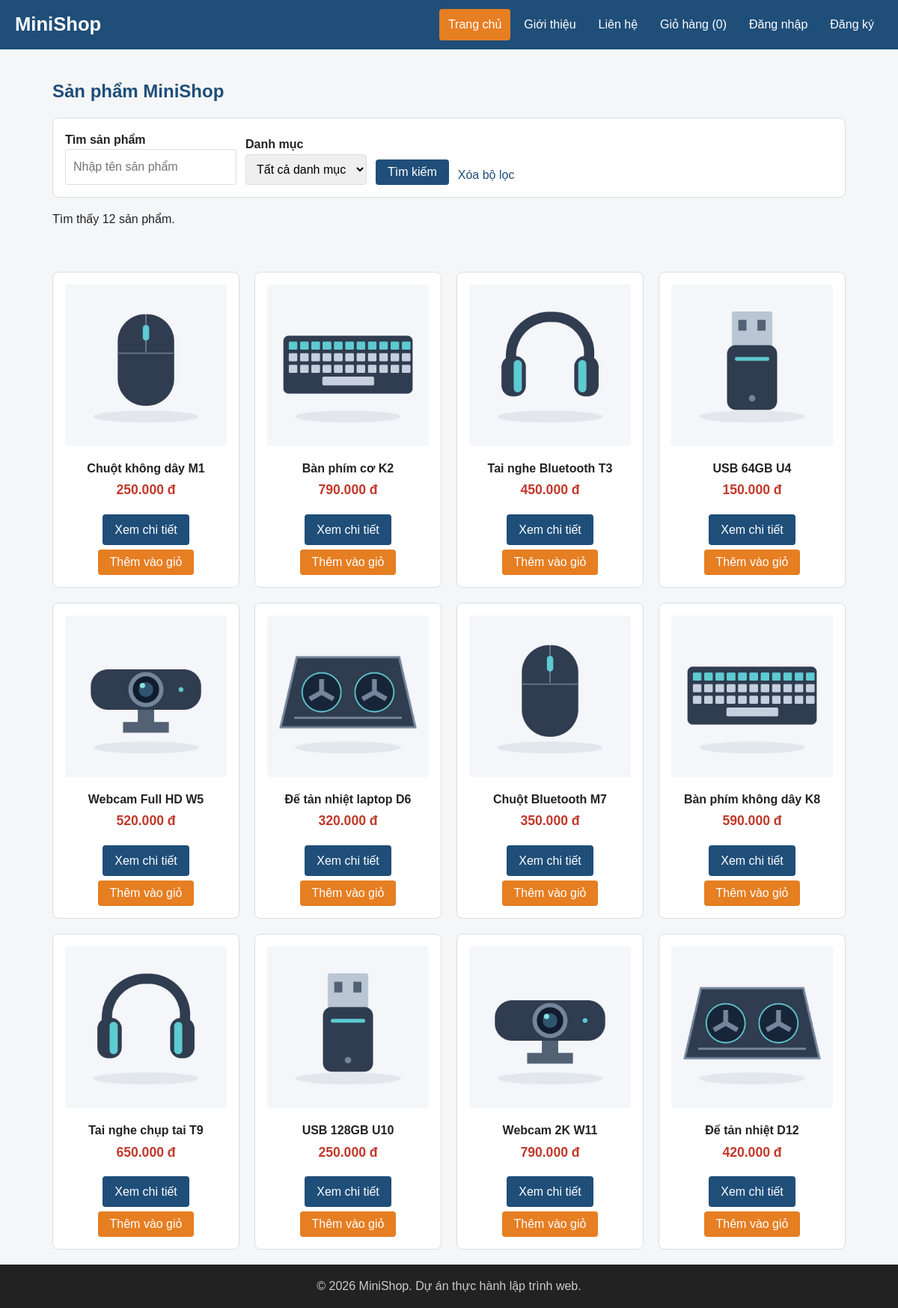
The page / on the database its author committed.
### tables this page shows
CREATE TABLE IF NOT EXISTS products (
 id INT UNSIGNED AUTO_INCREMENT PRIMARY KEY,
 category_id INT UNSIGNED NOT NULL,
 name VARCHAR(200) NOT NULL,
 description TEXT NOT NULL,
 price DECIMAL(12,2) UNSIGNED NOT NULL,
 image VARCHAR(255) NOT NULL,
 stock INT UNSIGNED NOT NULL DEFAULT 0,
 warranty_months INT UNSIGNED NOT NULL DEFAULT 12,
 created_at TIMESTAMP NOT NULL DEFAULT CURRENT_TIMESTAMP,
 FOREIGN KEY (category_id) REFERENCES categories(id) ON DELETE RESTRICT
);

### includes/functions.php (called while the page is built, shortened)
<?php
function e($value): string { return htmlspecialchars((string) $value, ENT_QUOTES | ENT_SUBSTITUTE, 'UTF-8'); }
function format_price($amount): string { return number_format((float) $amount, 0, ',', '.') . ' đ'; }
function query_text(string $key): string {
    $value = $_GET[$key] ?? '';
    return is_string($value) ? trim($value) : '';
}

### includes/product-card.php (the view)
<article class="product-card">
    <img src="<?= e($product['image']) ?>" alt="<?= e($product['name']) ?>" width="200">
    <h3><?= e($product['name']) ?></h3>
    <p class="price"><?= format_price($product['price']) ?></p>
    <a class="btn" href="product.php?id=<?= (int) $product['id'] ?>">Xem chi tiết</a>
    <button type="button" class="btn btn-accent add-to-cart" data-id="<?= (int) $product['id'] ?>">Thêm vào giỏ</button>
</article>

### includes/header.php (shortened to what this page needs)
<?php
$currentPage = basename($_SERVER['SCRIPT_NAME'] ?? '');
$links = ['index.php' => 'Trang chủ', 'about.php' => 'Giới thiệu', 'contact.php' => 'Liên hệ', 'cart.php' => 'Giỏ hàng', 'login.php' => 'Đăng nhập', 'register.php' => 'Đăng ký'];
?>
<!DOCTYPE html>
<html lang="vi">
<head>
    <link rel="stylesheet" href="css/style.css">
</head>
<body>
<header class="site-header">
    <h1>MiniShop</h1>
    <nav class="main-nav">
    <?php foreach ($links as $url => $label): ?>
        <a href="<?= e($url) ?>"<?= $currentPage === $url ? ' class="active" aria-current="page"' : '' ?>><?= e($label) ?><?php if ($url === 'cart.php'): ?> (<span id="cart-count">0</span>)<?php endif; ?></a>
    <?php endforeach; ?>
    </nav>
</header>
<main>

### index.php (shortened to what this page needs)
<?php
$q = query_text('q');
$filterError = '';
$pdo = db();
$sql = 'SELECT id, name, price, image FROM products WHERE 1=1';
$params = [];
$sql .= ' ORDER BY id';
$products = [];
if ($filterError === '') {
    $statement = $pdo->prepare($sql);
    $statement->execute($params);
    $products = $statement->fetchAll();
} else { http_response_code(400); }
require __DIR__ . '/includes/header.php';
?>
<h2>Sản phẩm MiniShop</h2>
<form action="index.php" method="get" class="catalog-filter">
    <div><label for="q">Tìm sản phẩm</label><input type="search" id="q" name="q" value="<?= e($q) ?>" placeholder="Nhập tên sản phẩm"></div>
    <div><label for="category">Danh mục</label><select name="category" id="category"><option value="">Tất cả danh mục</option>
    </select></div>
    <button class="btn" type="submit">Tìm kiếm</button><a href="index.php">Xóa bộ lọc</a>
</form>
<?php if ($filterError !== ''): ?><p class="error"><?= e($filterError) ?></p><?php else: ?>
<p>Tìm thấy <?= count($products) ?> sản phẩm.</p>
<?php endif; ?>
<p id="add-message" role="status" aria-live="polite"></p>
<div class="product-list">
<?php foreach ($products as $product) { require __DIR__ . '/includes/product-card.php'; } ?>
</div>
<?php require __DIR__ . '/includes/footer.php'; ?>

### includes/footer.php
</main>
<footer class="site-footer"><p>&copy; <?= date('Y') ?> MiniShop. Dự án thực hành lập trình web.</p></footer>
</body>
</html>

### css/style.css (style rules this page uses)
:root { --primary: #1f4e79; --primary-dark: #163a5a; --accent: #e67e22; --accent-dark: #cf6d17; --text: #222222; --muted: #666666; --border: #dddddd; --bg: #f5f6f8; --white: #ffffff; --danger: #c0392b; }
* { box-sizing: border-box; }
body { margin: 0; font-family: Arial, Helvetica, sans-serif; font-size: 16px; line-height: 1.6; color: var(--text); background-color: var(--bg); display: flex; flex-direction: column; min-height: 100vh; }
h1, h2, h3 { line-height: 1.3; }
h2 { color: var(--primary); }
a { color: var(--primary); text-decoration: none; }
img { max-width: 100%; height: auto; }
.price { color: var(--danger); font-size: 1.1rem; font-weight: bold; }
main { max-width: 1100px; margin: 0 auto; padding: 20px; flex: 1; width: 100%; }
.site-header { display: flex; justify-content: space-between; align-items: center; flex-wrap: wrap; gap: 10px; padding: 12px 20px; background-color: var(--primary); color: var(--white); }
.site-header h1 { margin: 0; font-size: 1.6rem; }
.main-nav { display: flex; flex-wrap: wrap; gap: 6px; }
.main-nav a { padding: 8px 12px; border-radius: 4px; color: var(--white); }
.product-list { display: grid; grid-template-columns: repeat(4, 1fr); gap: 20px; }
.product-card { padding: 16px; border: 1px solid var(--border); border-radius: 8px; background-color: var(--white); text-align: center; transition: box-shadow 0.2s, transform 0.2s; }
.product-card img { width: 100%; aspect-ratio: 1 / 1; object-fit: cover; border-radius: 4px; }
.product-card h3 { margin: 12px 0 4px; font-size: 1rem; }
.product-card .price { margin: 0 0 12px; }
.btn { display: inline-block; padding: 8px 16px; border: none; border-radius: 4px; background-color: var(--primary); color: var(--white); font-size: 1rem; font-family: inherit; cursor: pointer; }
.btn-accent { background-color: var(--accent); }
.product-card .btn { margin-top: 6px; }
.site-footer { padding: 16px; background-color: var(--text); color: #cccccc; text-align: center; }
.site-footer p { margin: 0; }
.product-card, .product-info, .product-image { min-width: 0; }
main { overflow-wrap: anywhere; }
.main-nav a.active { background-color: var(--accent); }
#add-message { min-height: 1.6em; color: var(--primary); }
.catalog-filter { display: flex; flex-wrap: wrap; align-items: end; gap: 12px; padding: 16px; background: white; border: 1px solid var(--border); border-radius: 8px; }
.catalog-filter label { display: block; font-weight: bold; }
.catalog-filter input, .catalog-filter select { padding: 10px; border: 1px solid var(--border); border-radius: 4px; font: inherit; max-width: 100%; }

### rows shown on the page
products: image (picture), name "Chuột không dây M1", price "250.000 đ"
products: image (picture), name "Bàn phím cơ K2", price "790.000 đ"
products: image (picture), name "Tai nghe Bluetooth T3", price "450.000 đ"
products: image (picture), name "USB 64GB U4", price "150.000 đ"
products: image (picture), name "Webcam Full HD W5", price "520.000 đ"
products: image (picture), name "Đế tản nhiệt laptop D6", price "320.000 đ"
products: image (picture), name "Chuột Bluetooth M7", price "350.000 đ"
products: image (picture), name "Bàn phím không dây K8", price "590.000 đ"
products: image (picture), name "Tai nghe chụp tai T9", price "650.000 đ"
products: image (picture), name "USB 128GB U10", price "250.000 đ"
products: image (picture), name "Webcam 2K W11", price "790.000 đ"
products: image (picture), name "Đế tản nhiệt D12", price "420.000 đ"

### other values the page prints
$label "Trang chủ"
$label "Giới thiệu"
$label "Liên hệ"
$label "Giỏ hàng"
$label "Đăng nhập"
$label "Đăng ký"
count($products) "12"
